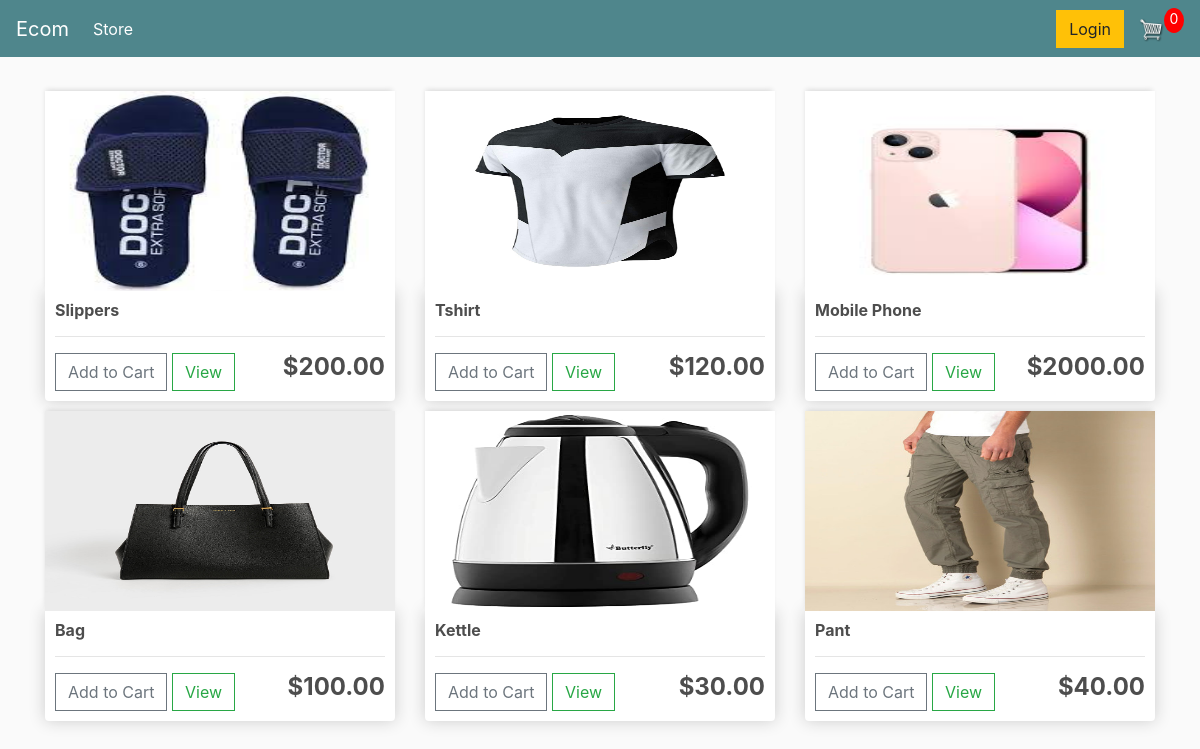
The page / on the database its author committed.
### store/models.py (models this page shows, shortened)
class Product(models.Model):
	name = models.CharField(max_length=200)
	price = models.DecimalField(max_digits=7, decimal_places=2)
	digital = models.BooleanField(default=False,null=True, blank=True)
	image = models.ImageField(null=True, blank=True)
	@property
	def imageURL(self):
		try:
			url = self.image.url
		except:
			url = ''
		return url

### store/views.py (the view)
# urls.py: path('', include('store.urls')),
def store(request):
	data = cartData(request)
	cartItems = data['cartItems']
	order = data['order']
	items = data['items']
	products = Product.objects.all()
	context = {'products':products, 'cartItems':cartItems}
	return render(request, 'store/store.html', context)

### store/utils.py (called while the page is built, shortened)
def cookieCart(request):
	try:
		cart = json.loads(request.COOKIES['cart'])
	except:
		cart = {}
		print('CART:', cart)
	items = []
	order = {'get_cart_total':0, 'get_cart_items':0, 'shipping':False}
	cartItems = order['get_cart_items']
	return {'cartItems':cartItems ,'order':order, 'items':items}

def cartData(request):
	if request.user.is_authenticated:
		customer = request.user.customer
		order, created = Order.objects.get_or_create(customer=customer, complete=False)
		items = order.orderitem_set.all()
		cartItems = order.get_cart_items
	else:
		cookieData = cookieCart(request)
		cartItems = cookieData['cartItems']
		order = cookieData['order']
		items = cookieData['items']
	return {'cartItems':cartItems ,'order':order, 'items':items}

### store/templates/store/store.html
{% extends 'store/main.html' %}
{% load static %}
{% block content %}
	<div class="row">
		{% for product in products %}
		<div class="col-lg-4">
			<img class="thumbnail" src="{{product.imageURL}}">
			<div class="box-element product">
				<h6><strong>{{product.name}}</strong></h6>
				<hr>
				<button data-product="{{product.id}}" data-action="add" class="btn btn-outline-secondary add-btn update-cart">Add to Cart</button>
				<a class="btn btn-outline-success" href="#">View</a>
				<h4 style="display: inline-block; float: right"><strong>${{product.price|floatformat:2}}</strong></h4>
			</div>
		</div>
		{% endfor %}
	</div>
{% endblock content %}

### store/templates/store/main.html (shortened to what this page needs)
<!DOCTYPE html>
{% load static %}
<html>
<head>
	<link rel="stylesheet" href="https://stackpath.bootstrapcdn.com/bootstrap/4.4.1/css/bootstrap.min.css">
	<link rel="stylesheet" type="text/css" href="{% static 'css/main.css' %}">
</head>
<body>
	<nav class="navbar navbar-expand-lg navbar-dark bg-dark">
	  <a class="navbar-brand" href="{% url 'store' %}">Ecom</a>
	  <div class="collapse navbar-collapse" id="navbarSupportedContent">
	    <ul class="navbar-nav mr-auto">
	      <li class="nav-item active">
	        <a class="nav-link" href="{% url 'store' %}">Store <span class="sr-only">(current)</span></a>
	      </li>
	    </ul>
	    <div class="form-inline my-2 my-lg-0">
	     	<a href="#"class="btn btn-warning">Login</a>
	     	<a href="{% url 'cart' %}">
	    		<img  id="cart-icon" src="{% static 'images/cart.png' %}">
	    	</a>
	    	<p id="cart-total">{{cartItems}}</p>
	    </div>
	  </div>
	</nav>
     <div class="container">
            <br>
            {% block content %}
            {% endblock content %}
         </div>
</body>
</html>

### static/css/main.css (style rules this page uses)
body { background-color: hsl(0, 0%, 98%); }
h1,h2,h3,h4,h5,h6 { color:hsl(0, 0%, 30%); }
.box-element { box-shadow:hsl(0, 0%, 80%) 0 0 16px; background-color: #fff; border-radius: 4px; padding: 10px; }
.thumbnail { width: 100%; height: 200px; -webkit-box-shadow: -1px -3px 5px -2px rgba(214,214,214,1); -moz-box-shadow: -1px -3px 5px -2px rgba(214,214,214,1); box-shadow: -1px -3px 5px -2px rgba(214,214,214,1); }
.product { border-radius: 0 0 4px 4px; }
.bg-dark { background-color: #4f868c!important; }
#cart-icon { width:25px; display: inline-block; margin-left: 15px; }
#cart-total { display: block; text-align: center; color:#fff; background-color: red; width: 20px; height: 25px; border-radius: 50%; font-size: 14px; }
.col-lg-4, .col-lg-6, .col-lg-8, .col-lg-12 { margin-top: 10px; }
.btn { border-radius: 0; }

### rows shown on the page
Product: imageURL (picture), name "Slippers", price "200.00"
Product: imageURL (picture), name "Tshirt", price "120.00"
Product: imageURL (picture), name "Mobile Phone", price "2000.00"
Product: imageURL (picture), name "Bag", price "100.00"
Product: imageURL (picture), name "Kettle", price "30.00"
Product: imageURL (picture), name "Pant", price "40.00"

### other values the page prints
{{ cartItems }} "0"
